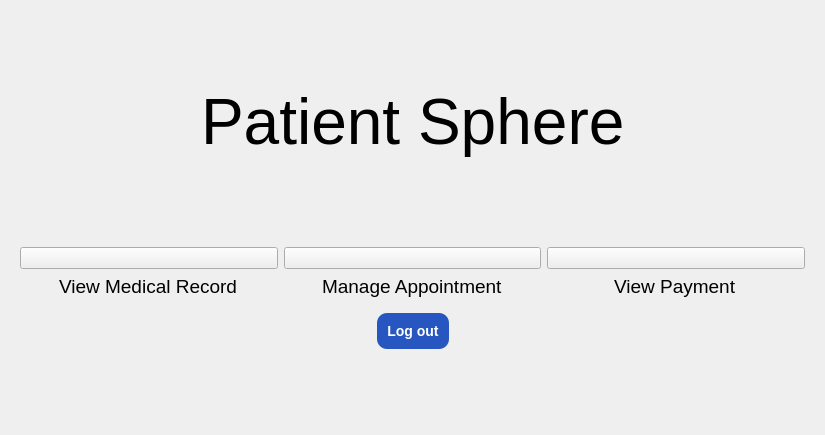
             <widget class="QWidget" name="scrollAreaWidgetContents_7">
              <property name="geometry">
               <rect>
                <x>0</x>
                <y>0</y>
                <width>825</width>
                <height>435</height>
               </rect>
              </property>
              <property name="maximumSize">
               <size>
                <width>1280</width>
                <height>16777215</height>
               </size>
              </property>
              <layout class="QVBoxLayout" name="verticalLayout_20">
               <item>
                <spacer name="verticalSpacer_7">
                 <property name="orientation">
                  <enum>Qt::Vertical</enum>
                 </property>
                 <property name="sizeHint" stdset="0">
                  <size>
                   <width>779</width>
                   <height>66</height>
                  </size>
                 </property>
                </spacer>
               </item>
               <item>
                <layout class="QHBoxLayout" name="horizontalLayout_30">
                 <item>
                  <spacer name="horizontalSpacer_40">
                   <property name="orientation">
                    <enum>Qt::Horizontal</enum>
                   </property>
                   <property name="sizeHint" stdset="0">
                    <size>
                     <width>40</width>
                     <height>20</height>
                    </size>
                   </property>
                  </spacer>
                 </item>
                 <item>
                  <widget class="QLabel" name="label_18">
                   <property name="font">
                    <font>
                     <pointsize>48</pointsize>
                    </font>
                   </property>
                   <property name="text">
                    <string>Patient Sphere</string>
                   </property>
                  </widget>
                 </item>
                 <item>
                  <spacer name="horizontalSpacer_41">
                   <property name="orientation">
                    <enum>Qt::Horizontal</enum>
                   </property>
                   <property name="sizeHint" stdset="0">
                    <size>
                     <width>40</width>
                     <height>20</height>
                    </size>
                   </property>
                  </spacer>
                 </item>
                </layout>
               </item>
               <item>
                <spacer name="verticalSpacer_8">
                 <property name="orientation">
                  <enum>Qt::Vertical</enum>
                 </property>
                 <property name="sizeHint" stdset="0">
                  <size>
                   <width>20</width>
                   <height>40</height>
                  </size>
                 </property>
                </spacer>
               </item>
               <item>
                <layout class="QHBoxLayout" name="horizontalLayout_34">
                 <item>
                  <widget class="QWidget" name="widget_4" native="true">
                   <layout class="QHBoxLayout" name="horizontalLayout_35">
                    <item>
                     <layout class="QVBoxLayout" name="verticalLayout_23">
                      <item>
                       <widget class="QPushButton" name="patient_record_icon">
                        <property name="text">
                         <string/>
                        </property>
                        <property name="icon">
                         <iconset resource="images.qrc">
                          <normaloff>:/static/Record_white.png</normaloff>:/static/Record_white.png</iconset>
                        </property>
                        <property name="iconSize">
                         <size>
                          <width>150</width>
                          <height>150</height>
                         </size>
                        </property>
                       </widget>
                      </item>
                      <item alignment="Qt::AlignHCenter">
                       <widget class="QLabel" name="label_19">
                        <property name="font">
                         <font>
                          <pointsize>14</pointsize>
                         </font>
                        </property>
                        <property name="styleSheet">
                         <string notr="true"/>
                        </property>
                        <property name="text">
                         <string>View Medical Record</string>
                        </property>
                       </widget>
                      </item>
                     </layout>
                    </item>
                    <item>
                     <layout class="QVBoxLayout" name="verticalLayout_29">
                      <item>
                       <widget class="QPushButton" name="patient_appointment_icon">
                        <property name="text">
                         <string/>
                        </property>
                        <property name="icon">
                         <iconset resource="images.qrc">
                          <normaloff>:/static/Schedule_white.png</normaloff>:/static/Schedule_white.png</iconset>
                        </property>
                        <property name="iconSize">
                         <size>
                          <width>150</width>
                          <height>150</height>
                         </size>
                        </property>
                       </widget>
                      </item>
                      <item alignment="Qt::AlignHCenter">
                       <widget class="QLabel" name="label_20">
                        <property name="font">
                         <font>
                          <pointsize>14</pointsize>
                         </font>
                        </property>
                        <property name="text">
                         <string>Manage Appointment</string>
                        </property>
                       </widget>
                      </item>
                     </layout>
                    </item>
                    <item>
                     <layout class="QVBoxLayout" name="verticalLayout_30">
                      <item>
                       <widget class="QPushButton" name="patient_payment_icon">
                        <property name="text">
                         <string/>
                        </property>
                        <property name="icon">
                         <iconset resource="images.qrc">
                          <normaloff>:/static/Payment_white.png</normaloff>:/static/Payment_white.png</iconset>
                        </property>
                        <property name="iconSize">
                         <size>
                          <width>150</width>
                          <height>150</height>
                         </size>
                        </property>
                       </widget>
                      </item>
                      <item alignment="Qt::AlignHCenter">
                       <widget class="QLabel" name="label_21">
                        <property name="font">
                         <font>
                          <pointsize>14</pointsize>
                         </font>
                        </property>
                        <property name="text">
                         <string>View Payment</string>
                        </property>
                       </widget>
                      </item>
                     </layout>
                    </item>
                   </layout>
                  </widget>
                 </item>
                </layout>
               </item>
               <item>
                <layout class="QHBoxLayout" name="horizontalLayout_32">
                 <item>
                  <spacer name="horizontalSpacer_88">
                   <property name="orientation">
                    <enum>Qt::Horizontal</enum>
                   </property>
                   <property name="sizeHint" stdset="0">
                    <size>
                     <width>40</width>
                     <height>20</height>
                    </size>
                   </property>
                  </spacer>
                 </item>
                 <item>
                  <widget class="QPushButton" name="logout_button_3">
                   <property name="styleSheet">
                    <string notr="true">QPushButton#logout_button_3 {
	background-color: rgb(39, 86, 193);
	color: white;
	border-radius: 10px;
	padding: 10px;
    font: bold 14px;
}
QPushButton#logout_button_3:hover {
    background-color: black;
	color: white;
    border-style: inset;
}</string>
                   </property>
                   <property name="text">
                    <string>Log out</string>
                   </property>
                  </widget>
                 </item>
                 <item>
                  <spacer name="horizontalSpacer_89">
                   <property name="orientation">
                    <enum>Qt::Horizontal</enum>
                   </property>
                   <property name="sizeHint" stdset="0">
                    <size>
                     <width>40</width>
                     <height>20</height>
                    </size>
                   </property>
                  </spacer>
                 </item>
                </layout>
               </item>
               <item>
                <spacer name="verticalSpacer_9">
                 <property name="orientation">
                  <enum>Qt::Vertical</enum>
                 </property>
                 <property name="sizeHint" stdset="0">
                  <size>
                   <width>20</width>
                   <height>40</height>
                  </size>
                 </property>
                </spacer>
               </item>
              </layout>
             </widget>
